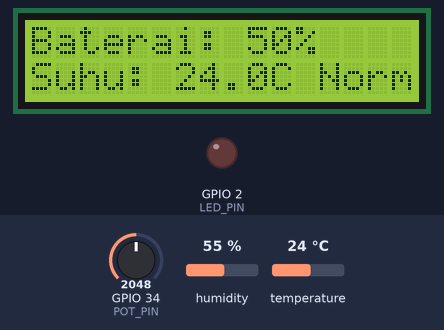
The sketch below on a simulated ESP32. Shown: 16×2 character LCD, output pins drawn as LEDs (lit = HIGH). The inputs (shaded band) are chosen by the test bench; at power-on: GPIO 34 (POT_PIN) = 2048, humidity 55 %, temperature 24 °C. What the sketch prints to the serial monitor is not drawn.

Above: at 3.2 s.
3.3 s: GPIO 34 (POT_PIN) set to 856
At 4.8 s:
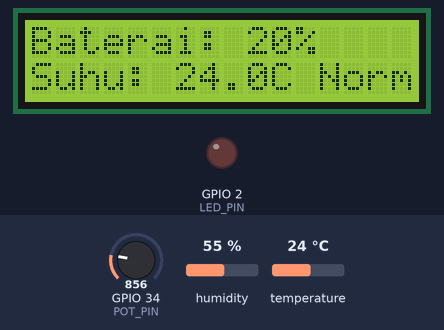
5.2 s: GPIO 34 (POT_PIN) set to 765
At 6.0 s:
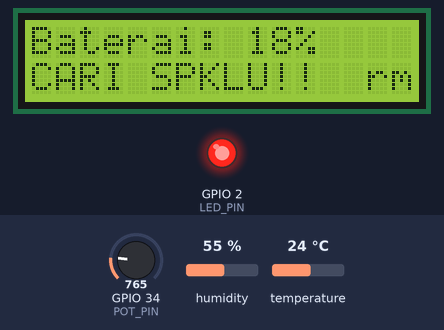
6.8 s: GPIO 34 (POT_PIN) set to 491
At 8.1 s:
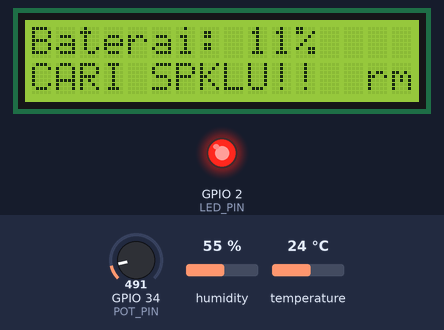
Timing chart, 0 to 9.8 s (numbered marks = the images above; inputs shaded):
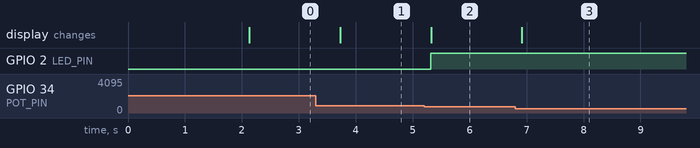

The sketch:

sketch.ino
```cpp
#include <DHT.h>
#include <LiquidCrystal_I2C.h>


#define DHTPIN 15
#define DHTTYPE DHT22
#define POT_PIN 34
#define BUZZER_PIN 13
#define LED_PIN 2

DHT dht(DHTPIN, DHTTYPE);
LiquidCrystal_I2C lcd(0x27, 16, 2);

void setup() {
  Serial.begin(115200);
  dht.begin();

  lcd.init();
  lcd.backlight();

  pinMode(LED_PIN, OUTPUT);
  pinMode(BUZZER_PIN, OUTPUT);


  lcd.setCursor(0, 0);
  lcd.print("EV BATT SYSTEM");
  lcd.setCursor(0, 1);
  lcd.print("INITIALIZING...");
  delay(2000);
  lcd.clear();
}

void loop() {
  float t = dht.readTemperature();
  int potVal = analogRead(POT_PIN);

  int batPersen = map(potVal, 0, 4095, 0, 100);

  lcd.setCursor(0, 0);
  lcd.print("Baterai: ");
  lcd.print(batPersen);
  lcd.print("%   ");


  if (batPersen < 20) {
    digitalWrite(LED_PIN, HIGH);
    lcd.setCursor(0, 1);
    lcd.print("CARI SPKLU!!  ");
  }

  else if (t > 45.0) {
    digitalWrite(LED_PIN, LOW);
    lcd.setCursor(0, 1);
    lcd.print("TEMP: "); lcd.print(t, 1); lcd.print("C HOT!");
    tone(BUZZER_PIN, 1000);
  }
  else {
    digitalWrite(LED_PIN, LOW);
    noTone(BUZZER_PIN);
    lcd.setCursor(0, 1);
    lcd.print("Suhu: ");
    lcd.print(t, 1);
    lcd.print("C Normal ");
  }

  Serial.print("Baterai: "); Serial.print(batPersen);
  Serial.print("% | Suhu: "); Serial.print(t); Serial.println("C");

  delay(500);
}
```

Measured:
- the behaviour switches between 819 and 818 on GPIO 34 (POT_PIN) (found by bisection; images 1 and 2)
- after the input at 3.3 s, the display: changes after 0.43 s (image 1)
- after the input at 5.2 s, GPIO 2 (LED_PIN): LOW → HIGH after 0.12 s; the display: changes after 0.13 s (image 2)
- after the input at 6.8 s, the display: changes after 0.12 s (image 3)
